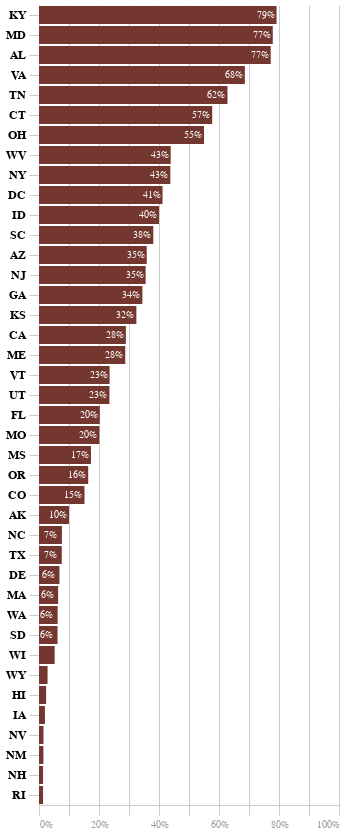

The notebook cell saved with this chart:
### Code cell
display(prop_overdue_chart())

### Figure 1 — Vega specification as saved in the notebook (floating-point values rounded to 4 significant figures)
{"$schema": "https://vega.github.io/schema/vega/v5.json", "data": [{"name": "source_0"}, {"name": "data_1", "values": [{"State": "AK", "prop_overdue_end": 0.1, "prop_overdue_start": 0.0}, {"State": "AL", "prop_overdue_end": 0.7723, "prop_overdue_start": 0.0}, {"State": "AZ", "prop_overdue_end": 0.3592, "prop_overdue_start": 0.0}, {"State": "CA", "prop_overdue_end": 0.2895, "prop_overdue_start": 0.0}, {"State": "CO", "prop_overdue_end": 0.1517, "prop_overdue_start": 0.0}, {"State": "CT", "prop_overdue_end": 0.5773, "prop_overdue_start": 0.0}, {"State": "DC", "prop_overdue_end": 0.4118, "prop_overdue_start": 0.0}, {"State": "DE", "prop_overdue_end": 0.06818, "prop_overdue_start": 0.0}, {"State": "FL", "prop_overdue_end": 0.2026, "prop_overdue_start": 0.0}, {"State": "GA", "prop_overdue_end": 0.3445, "prop_overdue_start": 0.0}, {"State": "HI", "prop_overdue_end": 0.02381, "prop_overdue_start": 0.0}, {"State": "IA", "prop_overdue_end": 0.0198, "prop_overdue_start": 0.0}, {"State": "ID", "prop_overdue_end": 0.4, "prop_overdue_start": 0.0}, {"State": "KS", "prop_overdue_end": 0.3246, "prop_overdue_start": 0.0}, {"State": "KY", "prop_overdue_end": 0.7918, "prop_overdue_start": 0.0}, {"State": "MA", "prop_overdue_end": 0.06377, "prop_overdue_start": 0.0}, {"State": "MD", "prop_overdue_end": 0.7793, "prop_overdue_start": 0.0}, {"State": "ME", "prop_overdue_end": 0.2875, "prop_overdue_start": 0.0}, {"State": "MO", "prop_overdue_end": 0.2012, "prop_overdue_start": 0.0}, {"State": "MS", "prop_overdue_end": 0.1733, "prop_overdue_start": 0.0}, {"State": "NC", "prop_overdue_end": 0.07637, "prop_overdue_start": 0.0}, {"State": "NH", "prop_overdue_end": 0.01351, "prop_overdue_start": 0.0}, {"State": "NJ", "prop_overdue_end": 0.3555, "prop_overdue_start": 0.0}, {"State": "NM", "prop_overdue_end": 0.01471, "prop_overdue_start": 0.0}, {"State": "NV", "prop_overdue_end": 0.01493, "prop_overdue_start": 0.0}, {"State": "NY", "prop_overdue_end": 0.4378, "prop_overdue_start": 0.0}, {"State": "OH", "prop_overdue_end": 0.5501, "prop_overdue_start": 0.0}, {"State": "OR", "prop_overdue_end": 0.1641, "prop_overdue_start": 0.0}, {"State": "RI", "prop_overdue_end": 0.01351, "prop_overdue_start": 0.0}, {"State": "SC", "prop_overdue_end": 0.381, "prop_overdue_start": 0.0}, {"State": "SD", "prop_overdue_end": 0.06186, "prop_overdue_start": 0.0}, {"State": "TN", "prop_overdue_end": 0.6283, "prop_overdue_start": 0.0}, {"State": "TX", "prop_overdue_end": 0.07595, "prop_overdue_start": 0.0}, {"State": "UT", "prop_overdue_end": 0.2347, "prop_overdue_start": 0.0}, {"State": "VA", "prop_overdue_end": 0.6862, "prop_overdue_start": 0.0}, {"State": "VT", "prop_overdue_end": 0.2353, "prop_overdue_start": 0.0}, {"State": "WA", "prop_overdue_end": 0.06218, "prop_overdue_start": 0.0}, {"State": "WI", "prop_overdue_end": 0.05215, "prop_overdue_start": 0.0}, {"State": "WV", "prop_overdue_end": 0.439, "prop_overdue_start": 0.0}, {"State": "WY", "prop_overdue_end": 0.02857, "prop_overdue_start": 0.0}]}, {"name": "data_2", "values": [{"State": "AK", "percent_overdue": "10%", "prop_overdue": 0.1}, {"State": "AL", "percent_overdue": "77%", "prop_overdue": 0.7723}, {"State": "AZ", "percent_overdue": "35%", "prop_overdue": 0.3592}, {"State": "CA", "percent_overdue": "28%", "prop_overdue": 0.2895}, {"State": "CO", "percent_overdue": "15%", "prop_overdue": 0.1517}, {"State": "CT", "percent_overdue": "57%", "prop_overdue": 0.5773}, {"State": "DC", "percent_overdue": "41%", "prop_overdue": 0.4118}, {"State": "DE", "percent_overdue": "6%", "prop_overdue": 0.06818}, {"State": "FL", "percent_overdue": "20%", "prop_overdue": 0.2026}, {"State": "GA", "percent_overdue": "34%", "prop_overdue": 0.3445}, {"State": "HI", "percent_overdue": "", "prop_overdue": 0.02381}, {"State": "IA", "percent_overdue": "", "prop_overdue": 0.0198}, {"State": "ID", "percent_overdue": "40%", "prop_overdue": 0.4}, {"State": "KS", "percent_overdue": "32%", "prop_overdue": 0.3246}, {"State": "KY", "percent_overdue": "79%", "prop_overdue": 0.7918}, {"State": "MA", "percent_overdue": "6%", "prop_overdue": 0.06377}, {"State": "MD", "percent_overdue": "77%", "prop_overdue": 0.7793}, {"State": "ME", "percent_overdue": "28%", "prop_overdue": 0.2875}, {"State": "MO", "percent_overdue": "20%", "prop_overdue": 0.2012}, {"State": "MS", "percent_overdue": "17%", "prop_overdue": 0.1733}, {"State": "NC", "percent_overdue": "7%", "prop_overdue": 0.07637}, {"State": "NH", "percent_overdue": "", "prop_overdue": 0.01351}, {"State": "NJ", "percent_overdue": "35%", "prop_overdue": 0.3555}, {"State": "NM", "percent_overdue": "", "prop_overdue": 0.01471}, {"State": "NV", "percent_overdue": "", "prop_overdue": 0.01493}, {"State": "NY", "percent_overdue": "43%", "prop_overdue": 0.4378}, {"State": "OH", "percent_overdue": "55%", "prop_overdue": 0.5501}, {"State": "OR", "percent_overdue": "16%", "prop_overdue": 0.1641}, {"State": "RI", "percent_overdue": "", "prop_overdue": 0.01351}, {"State": "SC", "percent_overdue": "38%", "prop_overdue": 0.381}, {"State": "SD", "percent_overdue": "6%", "prop_overdue": 0.06186}, {"State": "TN", "percent_overdue": "62%", "prop_overdue": 0.6283}, {"State": "TX", "percent_overdue": "7%", "prop_overdue": 0.07595}, {"State": "UT", "percent_overdue": "23%", "prop_overdue": 0.2347}, {"State": "VA", "percent_overdue": "68%", "prop_overdue": 0.6862}, {"State": "VT", "percent_overdue": "23%", "prop_overdue": 0.2353}, {"State": "WA", "percent_overdue": "6%", "prop_overdue": 0.06218}, {"State": "WI", "percent_overdue": "", "prop_overdue": 0.05215}, {"State": "WV", "percent_overdue": "43%", "prop_overdue": 0.439}, {"State": "WY", "percent_overdue": "", "prop_overdue": 0.02857}]}, {"name": "source_0_y_domain_State", "values": [{"State": "AK", "sort_field": 0.1}, {"State": "AL", "sort_field": 0.7723}, {"State": "AZ", "sort_field": 0.3592}, {"State": "CA", "sort_field": 0.2895}, {"State": "CO", "sort_field": 0.1517}, {"State": "CT", "sort_field": 0.5773}, {"State": "DC", "sort_field": 0.4118}, {"State": "DE", "sort_field": 0.06818}, {"State": "FL", "sort_field": 0.2026}, {"State": "GA", "sort_field": 0.3445}, {"State": "HI", "sort_field": 0.02381}, {"State": "IA", "sort_field": 0.0198}, {"State": "ID", "sort_field": 0.4}, {"State": "KS", "sort_field": 0.3246}, {"State": "KY", "sort_field": 0.7918}, {"State": "MA", "sort_field": 0.06377}, {"State": "MD", "sort_field": 0.7793}, {"State": "ME", "sort_field": 0.2875}, {"State": "MO", "sort_field": 0.2012}, {"State": "MS", "sort_field": 0.1733}, {"State": "NC", "sort_field": 0.07637}, {"State": "NH", "sort_field": 0.01351}, {"State": "NJ", "sort_field": 0.3555}, {"State": "NM", "sort_field": 0.01471}, {"State": "NV", "sort_field": 0.01493}, {"State": "NY", "sort_field": 0.4378}, {"State": "OH", "sort_field": 0.5501}, {"State": "OR", "sort_field": 0.1641}, {"State": "RI", "sort_field": 0.01351}, {"State": "SC", "sort_field": 0.381}, {"State": "SD", "sort_field": 0.06186}, {"State": "TN", "sort_field": 0.6283}, {"State": "TX", "sort_field": 0.07595}, {"State": "UT", "sort_field": 0.2347}, {"State": "VA", "sort_field": 0.6862}, {"State": "VT", "sort_field": 0.2353}, {"State": "WA", "sort_field": 0.06218}, {"State": "WI", "sort_field": 0.05215}, {"State": "WV", "sort_field": 0.439}, {"State": "WY", "sort_field": 0.02857}]}], "signals": [{"name": "y_step", "value": 20}, {"name": "height", "update": "bandspace(domain('y').length, 0.1, 0.05) * y_step"}], "marks": [{"type": "rect", "name": "layer_0_marks", "from": {"data": "data_1"}, "encode": {"update": {"x2": {"field": "prop_overdue_start", "scale": "x"}, "y": {"field": "State", "scale": "y"}, "x": {"field": "prop_overdue_end", "scale": "x"}, "fill": {"value": "#74372F"}, "height": {"signal": "max(0.25, bandwidth('y'))"}}}, "style": ["bar"]}, {"type": "text", "name": "layer_1_marks", "from": {"data": "data_2"}, "encode": {"update": {"dx": {"value": -11}, "fill": {"value": "white"}, "fontSize": {"value": 10}, "y": {"field": "State", "scale": "y", "band": 0.5}, "x": {"field": "prop_overdue", "scale": "x"}, "align": {"value": "center"}, "text": {"signal": "isValid(datum[\"percent_overdue\"]) ? datum[\"percent_overdue\"] : \"\"+datum[\"percent_overdue\"]"}, "baseline": {"value": "middle"}}}, "style": ["text"]}], "scales": [{"name": "x", "type": "linear", "domain": [0, 1], "range": [0, {"signal": "width"}], "zero": true}, {"name": "y", "type": "band", "domain": {"data": "source_0_y_domain_State", "field": "State", "sort": {"op": "max", "field": "sort_field", "order": "descending"}}, "range": {"step": {"signal": "y_step"}}, "paddingInner": 0.1, "paddingOuter": 0.05}], "axes": [{"scale": "x", "orient": "bottom", "minExtent": 0, "gridScale": "y", "ticks": false, "zindex": 0, "aria": false, "domain": false, "maxExtent": 0, "grid": true, "tickCount": {"signal": "ceil(width/40)"}, "labels": false}, {"scale": "x", "tickCount": {"signal": "ceil(width/40)"}, "zindex": 0, "grid": false, "format": "%", "labelFlush": true, "labelOverlap": true, "orient": "bottom"}, {"scale": "y", "grid": false, "labelFontStyle": "bold", "zindex": 0, "labelColor": "black", "orient": "left", "labelFontSize": 12}], "usermeta": {"embedOptions": {"theme": "fivethirtyeight"}}, "background": "white", "width": 300, "config": {"group": {"fill": "#f0f0f0"}, "path": {"stroke": "#30a2da", "strokeWidth": 0.5}, "range": {"category": ["#30a2da", "#fc4f30", "#e5ae38", "#6d904f", "#8b8b8b", "#b96db8", "#ff9e27", "#56cc60", "#52d2ca", "#52689e", "#545454", "#9fe4f8"], "diverging": ["#cc0020", "#e77866", "#f6e7e1", "#d6e8ed", "#91bfd9", "#1d78b5"], "heatmap": ["#d6e8ed", "#cee0e5", "#91bfd9", "#549cc6", "#1d78b5"]}, "shape": {"stroke": "#30a2da"}, "axis": {"domainColor": "#cbcbcb", "grid": true, "gridColor": "#cbcbcb", "gridWidth": 1, "labelColor": "#999", "labelFontSize": 10, "titleColor": "#333", "tickColor": "#cbcbcb", "tickSize": 10, "titleFontSize": 14, "titlePadding": 10, "labelPadding": 4}, "axisBand": {"grid": false}, "legend": {"labelColor": "#333", "labelFontSize": 11, "padding": 1, "symbolSize": 30, "symbolType": "square", "titleColor": "#333", "titleFontSize": 14, "titlePadding": 10}, "style": {"cell": {"stroke": null}, "arc": {"fill": "#30a2da"}, "area": {"fill": "#30a2da"}, "bar": {"fill": "#30a2da", "stroke": null}, "line": {"stroke": "#30a2da", "strokeWidth": 2}, "point": {"shape": "circle"}, "rect": {"fill": "#30a2da"}, "group-title": {"fontSize": 24, "fontWeight": 600}}}, "padding": 5, "style": "cell"}
